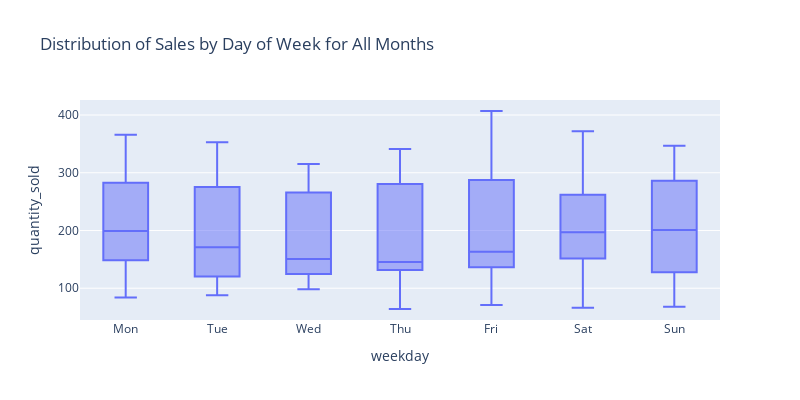

Notebook code for this chart:
### Markdown cell above
After removing the outlier of 32 units sales, there is no inherent patterns on any given day. There are lots of ups and downs in each month. Some months observe a sales uptick occuring every other day. This is somewhat expected as milk have a shorter shelf life and is one of high velocity grocery items. <br> 
Beginning of the year, daily sales average at about 12 to 25 units.<br>
Summer months typically have a higher daily sales ranging from about 30 to 60 units.

### Code cell
px.box(raw.groupby(['weekday','month']).agg({'quantity_sold':sum}).reset_index(),
        x='weekday',y='quantity_sold',height=400,width=800,
       category_orders={'weekday':['Mon','Tue','Wed','Thu','Fri','Sat','Sun']},
       title='Distribution of Sales by Day of Week for All Months')

### Figure 1 — Plotly figure (JSON) as saved in the notebook; plotly's stock layout.template omitted (floating-point values rounded to 4 significant figures)
{"data": [{"alignmentgroup": "True", "hovertemplate": "weekday=%{x}<br>quantity_sold=%{y}<extra></extra>", "legendgroup": "", "marker": {"color": "#636efa"}, "name": "", "notched": false, "offsetgroup": "", "orientation": "v", "showlegend": false, "type": "box", "x": ["Fri", "Fri", "Fri", "Fri", "Fri", "Fri", "Fri", "Fri", "Fri", "Fri", "Fri", "Fri", "Mon", "Mon", "Mon", "Mon", "Mon", "Mon", "Mon", "Mon", "Mon", "Mon", "Mon", "Mon", "Sat", "Sat", "Sat", "Sat", "Sat", "Sat", "Sat", "Sat", "Sat", "Sat", "Sat", "Sat", "Sun", "Sun", "Sun", "Sun", "Sun", "Sun", "Sun", "Sun", "Sun", "Sun", "Sun", "Sun", "Thu", "Thu", "Thu", "Thu", "Thu", "Thu", "Thu", "Thu", "Thu", "Thu", "Thu", "Thu", "Tue", "Tue", "Tue", "Tue", "Tue", "Tue", "Tue", "Tue", "Tue", "Tue", "Tue", "Tue", "Wed", "Wed", "Wed", "Wed", "Wed", "Wed", "Wed", "Wed", "Wed", "Wed", "Wed", "Wed"], "x0": " ", "xaxis": "x", "y": [160, 129, 146, 144, 166, 280, 407, 295, 331, 183, 71, 111, 162, 143, 198, 154, 200, 313, 306, 366, 259, 210, 119, 84, 202, 154, 149, 178, 192, 264, 372, 260, 274, 234, 83, 66, 217, 140, 154, 115, 185, 284, 347, 306, 288, 221, 68, 91, 142, 132, 167, 122, 149, 282, 341, 293, 279, 131, 64, 136, 133, 113, 194, 128, 174, 309, 290, 353, 261, 168, 88, 88, 131, 118, 186, 131, 137, 315, 247, 285, 304, 164, 99, 98], "y0": " ", "yaxis": "y"}], "layout": {"boxmode": "group", "height": 400, "legend": {"tracegroupgap": 0}, "title": {"text": "Distribution of Sales by Day of Week for All Months"}, "width": 800, "xaxis": {"anchor": "y", "categoryarray": ["Mon", "Tue", "Wed", "Thu", "Fri", "Sat", "Sun"], "categoryorder": "array", "domain": [0, 1], "title": {"text": "weekday"}}, "yaxis": {"anchor": "x", "domain": [0, 1], "title": {"text": "quantity_sold"}}}}
